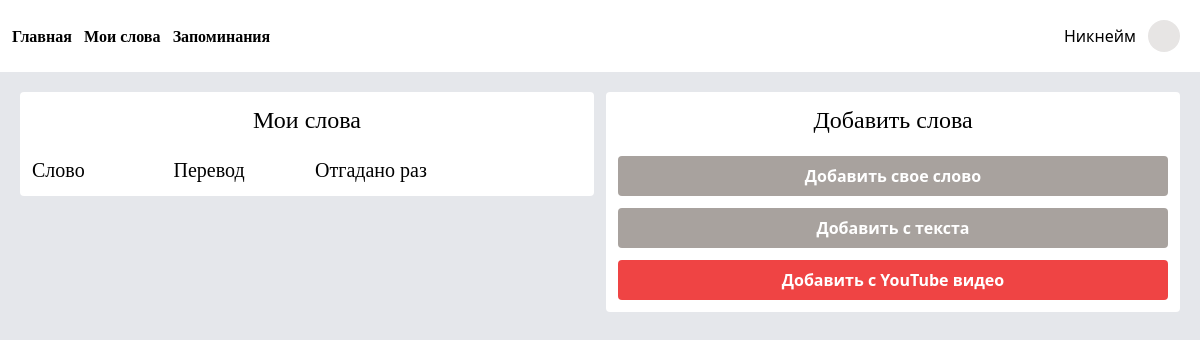
Before: /words/ with the older database file.
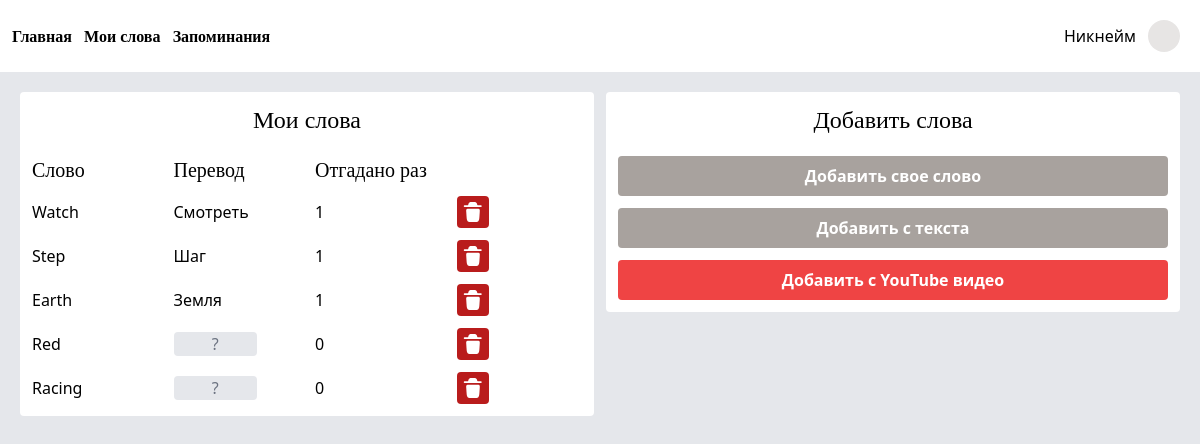
After: the same page with the newer database file.
### words/models.py (models this page shows, shortened)
class Word(models.Model):
    word = models.CharField(max_length=255)
    translation_to_ru = models.CharField(max_length=255, default="None")
    guessed = models.PositiveIntegerField(default=0)
    wrong = models.PositiveIntegerField(default=0)
    context = models.CharField(max_length=255, null=True, blank=True)
    archive = models.BooleanField(default=False)
    added_at = models.DateTimeField(auto_now_add=True, db_index=True)

### words/views.py (the view)
# urls.py: path('', views.WordListView.as_view(), name='word_list'),
class WordListView(ListView):
    template_name = 'words/index.html'
    def get_queryset(self):
        return Word.objects.filter(archive=False)

### templates/words/index.html (shortened to what this page needs)
{% extends "base.html" %}
{% load static %}
{% block main %}
<main class="grid grid-cols-2 gap-3 m-5">
    <div class="bg-white rounded p-3 h-fit">
        <p class="text-2xl font-serif text-center">Мои слова</p>
        <div class="max-h-96 overflow-scroll space-y-3 mt-5">
            <div class="font-serif text-xl grid grid-cols-4 gap-4">
                <p>Слово</p>
                <p>Перевод</p>
                <p>Отгадано раз</p>
            </div>
            {% for obj in object_list %}
            <div class="grid grid-cols-4 gap-4 flex items-center">
                <p>{{ obj.word }}</p>
                {% if obj.translation_to_ru == 'None' %}
                <a class="group" href="{% url "games:memorization" %}">
                    <p class="bg-gray-200 text-gray-500 hover:bg-gray-100 hover:cursor-pointer text-center rounded w-8/12">?</p>
                </a>
                {% else %}
                <p>{{ obj.translation_to_ru }}</p>
                {% endif %}
                <p>{{ obj.guessed }}</p>
                <a href="{% url 'words:delete_word' obj.pk %}" class="bg-red-700 p-1 rounded w-fit hover:bg-red-800 hover:scale-110"><img src="{% static 'svg/trash.svg' %}" class="w-6"></a>
            </div>
            {% endfor %}
        </div>
    </div>
    <div class="bg-white rounded p-3 h-fit">
        <p class="text-2xl font-serif text-center">Добавить слова</p>
        <div class="flex flex-col text-center mt-5 space-y-3">
            <div class="group flex flex-col">
                <button class="bg-stone-400 hover:bg-stone-500 rounded text-white p-2 font-bold">
                    Добавить свое слово
                </button>
            </div>
            <div class="group flex flex-col">
                <button class="bg-stone-400 hover:bg-stone-500 rounded text-white p-2 font-bold">
                    Добавить с текста
                </button>
            </div>
            <div class="group flex flex-col">
                <button class="bg-red-500 hover:bg-red-600 rounded text-white p-2 font-bold">
                    Добавить с YouTube видео
                </button>
            </div>
        </div>
    </div>
</main>
{% endblock main %}

### templates/base.html (shortened to what this page needs)
<!DOCTYPE html>
<html lang="en">
<head>
    <script src="https://cdn.tailwindcss.com"></script>
</head>
<body class="bg-gray-200">
    {% include "includes/header.html" %}
    {% block main %}
    {% endblock main %}
</body>
</html>

### templates/includes/header.html (shortened to what this page needs)
<header class="bg-white p-3 flex items-center justify-between">
    <div class="space-x-2">
        <a href="{% url "home:home" %}" class="font-bold font-serif hover:text-gray-500">Главная</a>
        <a href="{% url "words:word_list" %}" class="font-bold font-serif hover:text-gray-500 ">Мои слова</a>
        <a href="{% url "games:memorization" %}" class="font-bold font-serif hover:text-gray-500">Запоминания</a>
    </div>
    <a href="" class="flex items-center space-x-3 hover:bg-gray-100 hover:cursor-pointer p-2 rounded">
        <p class=" font-light">Никнейм</p>
        <div class="w-8 h-8 rounded-full bg-stone-200">
        </div>
    </a>
</header>

Changed rows visible on the page:
added Word: word "Watch", translation_to_ru "Смотреть", guessed "1"
added Word: word "Step", translation_to_ru "Шаг", guessed "1"
added Word: word "Earth", translation_to_ru "Земля", guessed "1"
added Word: word "Red", guessed "0"
added Word: word "Racing", guessed "0"
